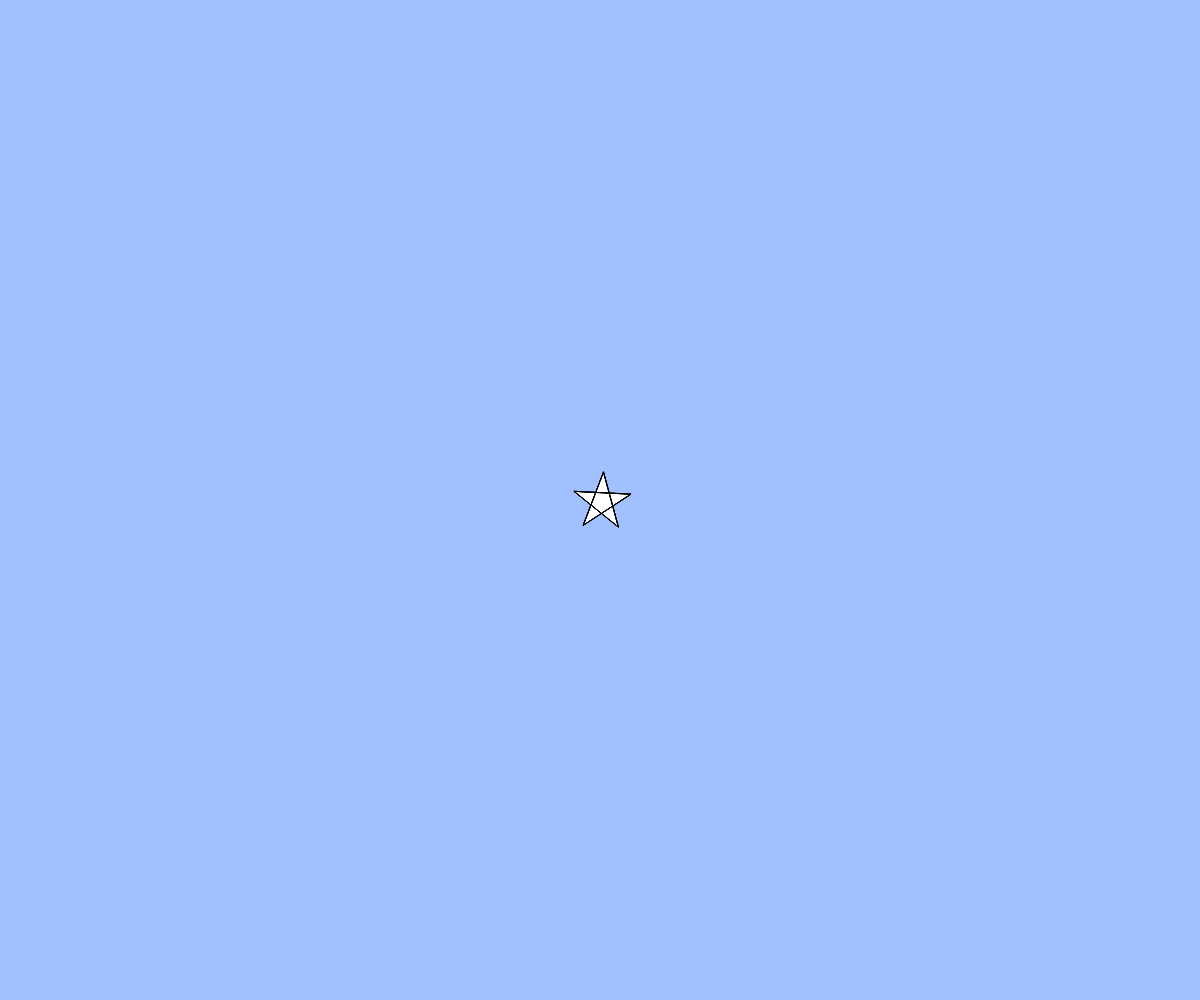
Frame 1 (no input)
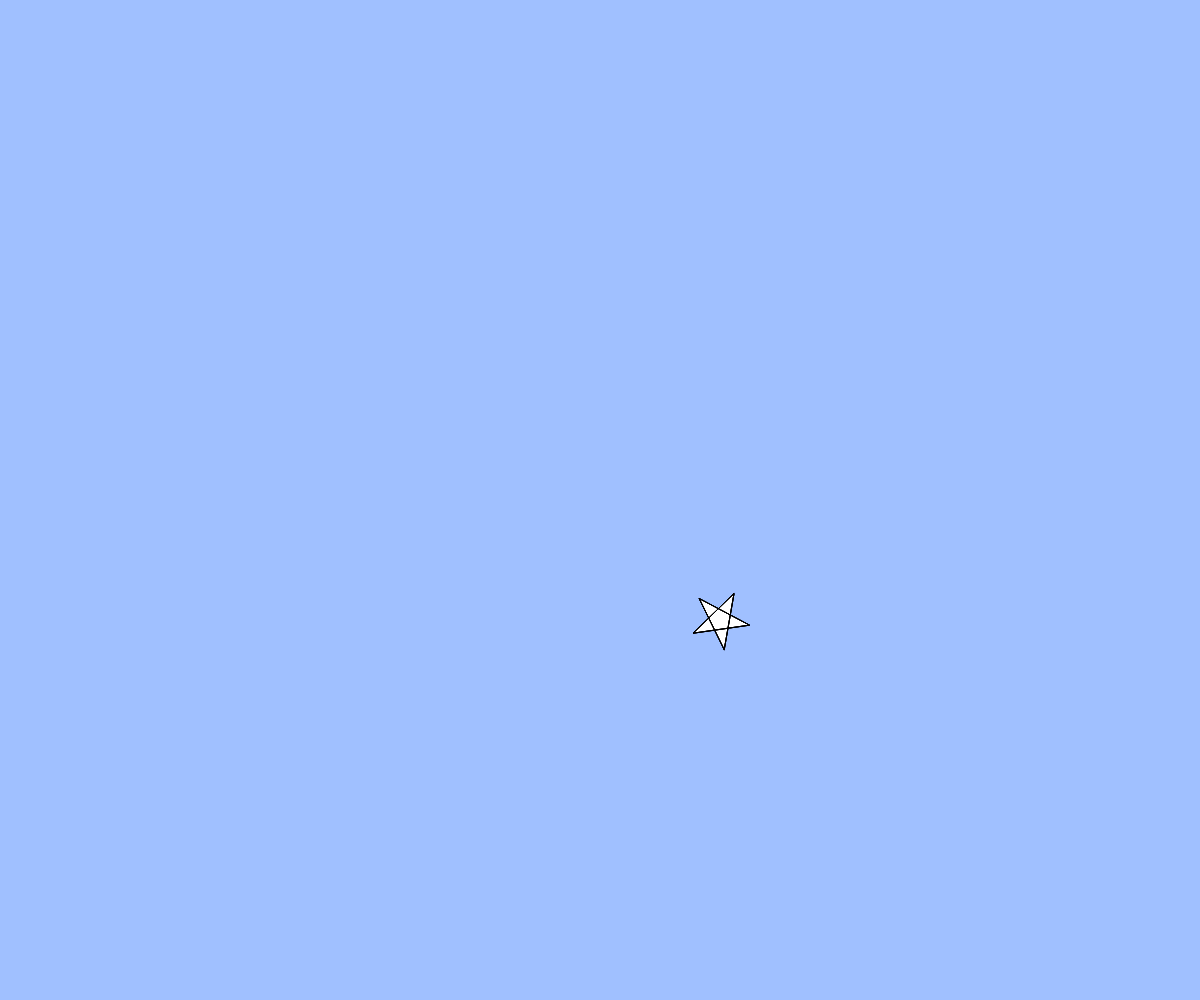
Frame 60 (no input)
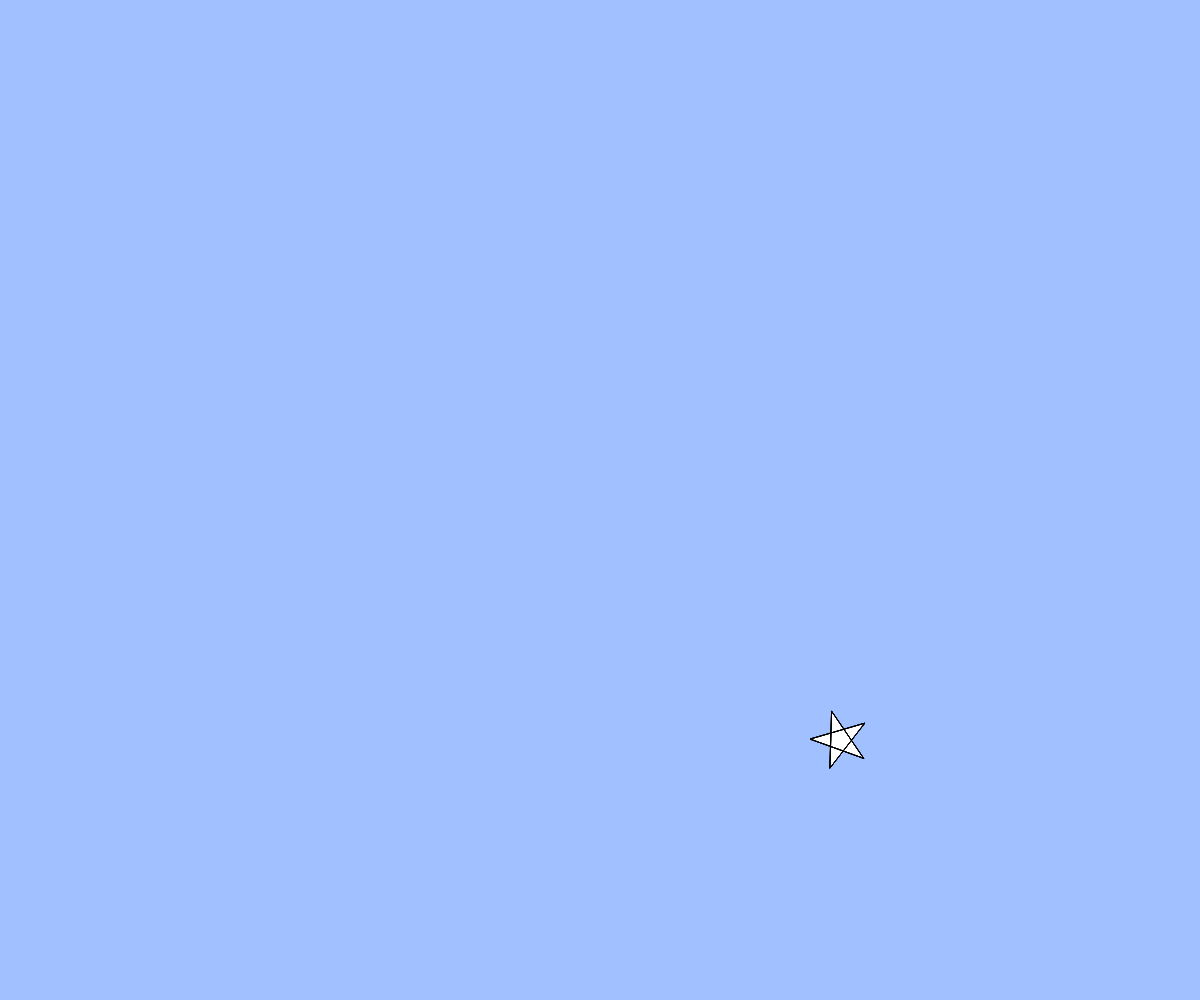
Frame 120 (the mouse pressed at the canvas centre since frame 60)

The p5.js sketch that drew these frames (run headless with seeded random() and noise() and a simulated clock; from frame 60 on, the mouse is pressed at the canvas centre):

// p5.js sketch
// ── sketch.js
// テキスト「アニメーション」
let x, y, vx, vy, angle;

function setup(){
  createCanvas(windowWidth, windowHeight);
  x = width / 2;
  y = height / 2;
  vx = 8;
  vy = 8;
  angle = 0;
}

function draw(){
  background(160, 192, 255);
  // BLANK[2] (hint: 作った star 関数を使います)
  angle += 0.05;
  x += 2;
  y += 2;
  star(x, y, 30, angle);

  // 端の処理パターン (1) 反対側から出てくる
  if(x > width){ x = 0; }
  else if(x < 0){ x = width; }
  if(y > height){ y = 0; }
  if(y < 0){ y = height; }
}

function star(cx, cy, r, angle){
  beginShape();
  for(var i = 0; i < 20; i++){
    var theta = TWO_PI * i * 2 / 5 - HALF_PI + angle;
    // BLANK[1] (hint: angle 分だけ星を回転させるには？)
    var x = cx + cos(theta) * r;
    var y = cy + sin(theta) * r;
    vertex(x,y);
  }
  endShape(CLOSE);
}

function windowResized(){
  resizeCanvas(windowWidth, windowHeight);
}
